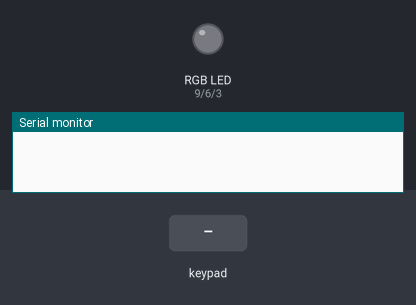
This sketch was run on a simulated Arduino Uno, built with avr-gcc and run on an emulated ATmega328P. Parts: an RGB LED mixed from three pins (HIGH = lit), the last lines printed to the serial monitor. Inputs (shaded band) come from the test bench.

Above: at 0.1 s.
At 1.5 s:
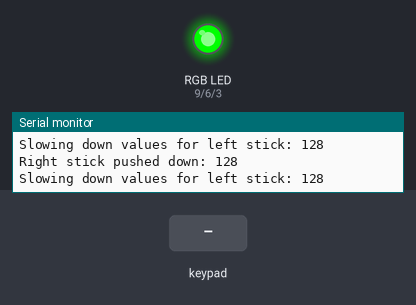
1.6 s: key 'S' pressed
At 2.9 s:
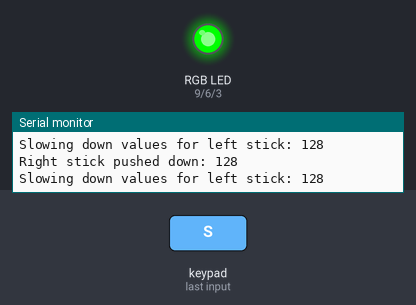
3.2 s: key 'U' pressed
6.2 s: key 'D' pressed
Timing chart, 0 to 9.2 s (numbered marks = the images above; inputs shaded):
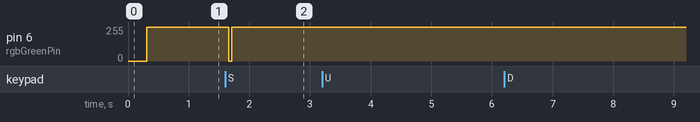

Measured:
- after the input at 1.6 s, pin 6 (rgbGreenPin): 254/255 → 0/255 after 0.06 s, → 254/255 0.05 s later

The sketch:

ps2_control_rgblight.ino
```cpp
#include <Wire.h>
#include <PS2X_lib.h>  //for v1.6

/******************************************************************
 * set pins connected to PS2 controller:
 *   - 1e column: original
 *   - 2e colmun: Stef?
 * replace pin numbers by the ones you use
 ******************************************************************/
#define PS2_DAT        13
#define PS2_CMD        12
#define PS2_SEL        11
#define PS2_CLK        10

/******************************************************************
 * select modes of PS2 controller:
 *   - pressures = analog reading of push-butttons
 *   - rumble    = motor rumbling
 * uncomment 1 of the lines for each mode selection
 ******************************************************************/
//#define pressures   true
#define pressures   false
//#define rumble      true
#define rumble      false

int stickLX = 0;
int stickLY = 0;
int stickRX = 0;
int stickRY = 0;
int rgbRedPin = 9;
int rgbGreenPin = 6;
int rgbBluePin = 3;

float RXtoRGB;
float RYtoRGB;

PS2X ps2x; // create PS2 Controller Class

//right now, the library does NOT support hot pluggable controllers, meaning
//you must always either restart your Arduino after you connect the controller,
//or call config_gamepad(pins) again after connecting the controller.

int error = 0;
byte type = 0;
byte vibrate = 0;

void setup(){

  Serial.begin(57600);
  pinMode(rgbRedPin, OUTPUT);
  pinMode(rgbGreenPin, OUTPUT);
  pinMode(rgbBluePin, OUTPUT);


  delay(300);  //added delay to give wireless ps2 module some time to startup, before configuring it

  //CHANGES for v1.6 HERE!!! **************PAY ATTENTION*************

  //setup pins and settings: GamePad(clock, command, attention, data, Pressures?, Rumble?) check for error
  error = ps2x.config_gamepad(PS2_CLK, PS2_CMD, PS2_SEL, PS2_DAT, pressures, rumble);

  if(error == 0){
    Serial.print("Found Controller, configured successfully");
  }
  else if(error == 1)
    Serial.println("No controller found, check wiring, see readme.txt to enable debug.");

  else if(error == 2)
    Serial.println("Controller found but not accepting commands. see readme.txt to enable debug.");

  else if(error == 3)
    Serial.println("Controller refusing to enter Pressures mode, may not support it. ");


  type = ps2x.readType();
  switch(type) {
    case 0:
      Serial.print("Unknown Controller type found ");
      break;
    case 1:
      Serial.print("DualShock Controller found ");
      break;
    case 2:
      Serial.print("GuitarHero Controller found ");
      break;
	case 3:
      Serial.print("Wireless Sony DualShock Controller found ");
      break;
   }
}

void loop() {
  /* You must Read Gamepad to get new values and set vibration values
     ps2x.read_gamepad(small motor on/off, larger motor strenght from 0-255)
     if you don't enable the rumble, use ps2x.read_gamepad(); with no values
     You should call this at least once a second
   */

// write 0 to keep lights off when right analog stick is in neutral position
analogWrite(rgbRedPin, 0);
analogWrite(rgbGreenPin, 0);
analogWrite(rgbBluePin, 0);

  //DualShock Controller

    ps2x.read_gamepad(false, vibrate); //read controller and set large motor to spin at 'vibrate' speed

    stickLX = ps2x.Analog(PSS_LX);
    stickLY = ps2x.Analog(PSS_LY);
    stickRX = ps2x.Analog(PSS_RX);
    stickRY = ps2x.Analog(PSS_RY);

    if (stickLY < 127) {
      Serial.print("Speeding up values for left stick: ");
      Serial.println(stickLY);
    }

    if (stickLX < 127) {
      Serial.print("Turning left values for left stick: ");
      Serial.println(stickLX);
    }

    if (stickLY > 127) {
      Serial.print("Slowing down values for left stick: ");
      Serial.println(stickLY);
    }

    if (stickLX > 128) {
      Serial.print("Turning right values for left stick: ");
      Serial.println(stickLX);
    }

    if (stickRX < 127) {
      Serial.print("Right stick pushed left: ");
      Serial.println(stickRX);
      RXtoRGB = map(stickRX, 0, 126, 255, 0);
      Serial.println(RXtoRGB);
      analogWrite(rgbRedPin, RXtoRGB);
    }

    if (stickRY < 127) {
      Serial.print("Right stick pushed up: ");
      Serial.println(stickRY);
      RYtoRGB = map(stickRY, 0, 126, 255, 0);
      analogWrite(rgbBluePin, RYtoRGB);
    }

    if (stickRX > 128) {
      Serial.print("Right stick pushed right: ");
      Serial.println(stickRX);
      RXtoRGB = map(stickRX, 129, 255, 0, 255);
      analogWrite(rgbGreenPin, RXtoRGB);
    }

    if (stickRY > 127) {
      Serial.print("Right stick pushed down: ");
      Serial.println(stickRY);
      RYtoRGB = map(stickRY, 129, 255, 0, 255);
      analogWrite(rgbGreenPin, RYtoRGB);
    }


    if(ps2x.ButtonPressed(PSB_START))
      Serial.println("Start is being pressed");
    if(ps2x.ButtonPressed(PSB_SELECT))
      Serial.println("Select is being pressed");

    if(ps2x.ButtonPressed(PSB_PAD_UP)) {
      Serial.println("Up on D-Pad");
    }
    if(ps2x.ButtonPressed(PSB_PAD_RIGHT)){
      Serial.println("Right on D-Pad");
    }
    if(ps2x.ButtonPressed(PSB_PAD_LEFT)){
      Serial.println("Left on D-Pad");
    }
    if(ps2x.ButtonPressed(PSB_PAD_DOWN)){
      Serial.println("Down on D-Pad");

    }

    if(ps2x.ButtonPressed(PSB_CROSS)) {
      Serial.println("X has been pressed");

    }

    if(ps2x.ButtonPressed(PSB_SQUARE)) {
      Serial.println("Square has been pressed - LEDs are off");
      analogWrite(rgbRedPin, 0);
      analogWrite(rgbGreenPin, 0);
      analogWrite(rgbBluePin, 0);

    }

    if(ps2x.ButtonPressed(PSB_TRIANGLE)) {
      Serial.println("Triangle has been pressed");

    }

    if(ps2x.ButtonPressed(PSB_CIRCLE)) {
      Serial.println("Circle has been pressed");

    }

    if(ps2x.ButtonPressed(PSB_L1)) {
      Serial.println("L1 has been pressed");
    }

    if(ps2x.ButtonPressed(PSB_L2)) {
      Serial.println("L2 has been pressed");
    }

    if(ps2x.ButtonPressed(PSB_L3)) {
      Serial.println("L3 has been pressed");
    }

    if(ps2x.ButtonPressed(PSB_R1)) {
      Serial.println("R1 has been pressed");
    }

    if(ps2x.ButtonPressed(PSB_R2)) {
      Serial.println("R2 has been pressed");
    }

    if(ps2x.ButtonPressed(PSB_R3)) {
      Serial.println("R3 has been pressed");
    }


  delay(50);
}


//    vibrate = ps2x.Analog(PSAB_CROSS);  //this will set the large motor vibrate speed based on how hard you press the blue (X) button
//    if (ps2x.NewButtonState()) {        //will be TRUE if any button changes state (on to off, or off to on)
//      if(ps2x.Button(PSB_L3))
//        Serial.println("L3 pressed");
//      if(ps2x.Button(PSB_R3))
//        Serial.println("R3 pressed");
//      if(ps2x.Button(PSB_L2))
//        Serial.println("L2 pressed");
//      if(ps2x.Button(PSB_R2))
//        Serial.println("R2 pressed");
//      if(ps2x.Button(PSB_TRIANGLE))
//        Serial.println("Triangle pressed");
//    }
//
//    if(ps2x.ButtonPressed(PSB_CIRCLE))               //will be TRUE if button was JUST pressed
//      Serial.println("Circle just pressed");
//    if(ps2x.NewButtonState(PSB_CROSS))               //will be TRUE if button was JUST pressed OR released
//      Serial.println("X just changed");
//    if(ps2x.ButtonReleased(PSB_SQUARE))              //will be TRUE if button was JUST released
//      Serial.println("Square just released");
//
//    if(ps2x.Button(PSB_L1) || ps2x.Button(PSB_R1)) { //print stick values if either is TRUE
//      Serial.print("Stick Values:");
//      Serial.print(ps2x.Analog(PSS_LY), DEC); //Left stick, Y axis. Other options: LX, RY, RX
//      Serial.print(",");
//      Serial.print(ps2x.Analog(PSS_LX), DEC);
//      Serial.print(",");
//      Serial.print(ps2x.Analog(PSS_RY), DEC);
//      Serial.print(",");
//      Serial.println(ps2x.Analog(PSS_RX), DEC);
//    }
//  }
```
